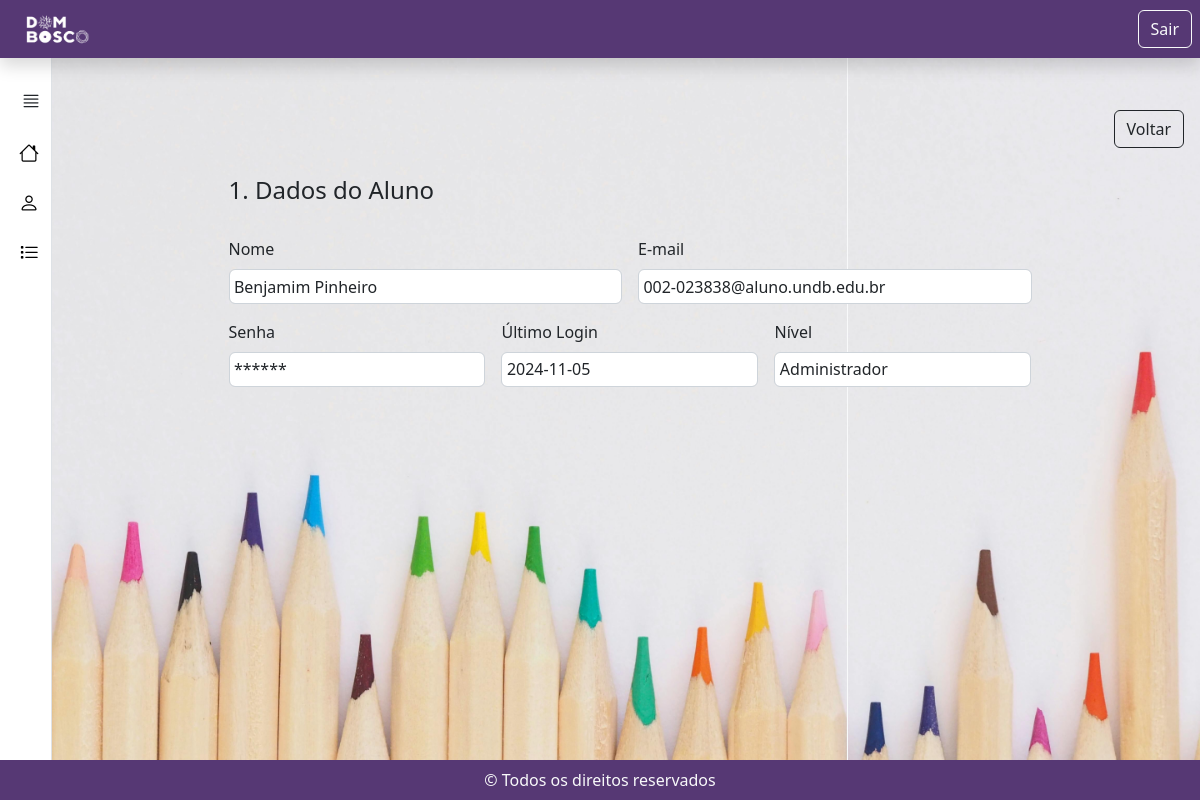
Page /usuarios/view/1 on the earlier database version.
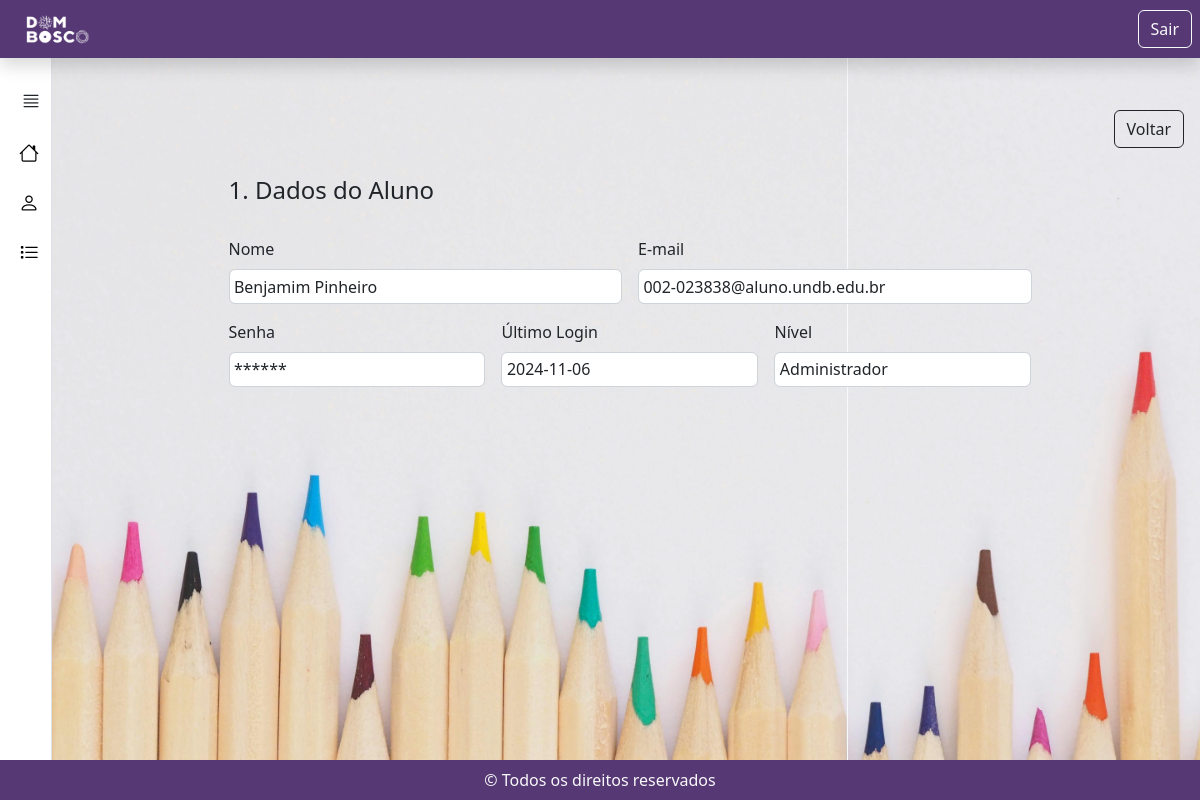
Same page on the later database version.
### tables this page shows
CREATE TABLE "tbl_undb_usuarios" (
	"id_usuario"	INTEGER NOT NULL,
	"nome_usuario"	TEXT NOT NULL,
	"email_usuario"	TEXT NOT NULL,
	"senha_usuario"	TEXT,
	"ult_data_login"	BLOB,
	"tipo_usuario"	BLOB NOT NULL,
	"assinatura"	BLOB,
	PRIMARY KEY("id_usuario" AUTOINCREMENT)
);

### app/controller/rotas.py (the view)
@app.route('/usuarios/view/<id_usuario>', methods=["GET", "POST"])
def view_usuario(id_usuario):
    usuario = utiles.to_df(functions.get_usuario(id_usuario), 'usuario')
    return render_template('usuarios/view_usuario.html', usuario=usuario)

### app/model/ModelUser.py (called while the page is built)
    def _connecting(self):
        conn = sqlite3.connect(self._nome)
        return conn

    @classmethod
    def call_get_query(self, db, query):
        temp = []
        results = []
        try:
            cursor = db._conn.cursor()
            cursor.execute(query)
            rows = cursor.fetchall()
            for row in rows:
                temp = [elem for elem in row]
                results.append(temp)
            db._conn.close()
            if results:
                return results
            else:
                return ''
        except Exception as ex:
            raise Exception(ex)

### app/model/functions.py (called while the page is built)
def get_usuario(id):
    db = ModelUser()
    proc = f"SELECT * FROM tbl_undb_usuarios WHERE id_usuario = {id}"
    data = ModelUser.call_get_query(db, proc)
    return data

### app/templates/usuarios/view_usuario.html (shortened to what this page needs)
{% extends "base.html" %}
{% block navbar %}
<button class="nav-link text-start text-dark fw-bold nav-button"
    id="v-pills-home-tab colorButton" data-bs-toggle="pill" data-bs-target="#v-pills-home"
    type="button" role="tab" onclick="redireciona('home');" aria-controls="v-pills-home" aria-selected="false" title="Home"><i
    class="bi bi-house"></i> <span class="nav-text">Home</span></button>
<button class="nav-link text-start text-dark fw-bold nav-button" id="v-pills-contas-tab colorButton"
    data-bs-toggle="pill" data-bs-target="#v-pills-meus-dados" type="button" role="tab"
    aria-controls="v-pills-meus-dados" onclick="redireciona('meusDados')" aria-selected="false" title="Meus Dados"><i class="bi bi-person"></i></button>
<button class="nav-link text-start text-dark fw-bold nav-button" id="v-pills-opt-tab colorButton"
    data-bs-toggle="pill" data-bs-target="#v-pills-opt" type="button" role="tab" onclick="redireciona('all_chamados')"
    aria-controls="v-pills-opt" aria-selected="false" title="Atendimentos"><i class="bi bi-list-task"></i>
    <span class="nav-text">Chamados</span></button>
{% endblock %}
{% block content %}
<div class="container-fluid">
    <div class="pt-4 nav justify-content-end">
        <div class="d-flex">
            <a class="btn btn-outline-dark m-2" href="{{ url_for('home') }}">Voltar</a>
        </div>
    </div>
    <main class="form-signin w-75 m-auto">
        <div class="row g-5">
            <div class="col align-self-start">
                <form class="needs-validation" novalidate>
                    <div class="row g-3">
                        <h4 class="mb-3">1. Dados do Aluno</h4>
                        <div class="col-sm-6">
                            <label for="nomeAlu" class="form-label">Nome</label>
                            <label class="form-control">{{ usuario['nome_usuario'][0] }}</label>
                        </div>
                        <div class="col-sm-6">
                            <label for="nascAlu" class="form-label">E-mail</label>
                            <label class="form-control">{{ usuario['email_usuario'][0] }}</label>
                        </div>
                        <div class="col-sm-4">
                            <label for="senha" class="form-label">Senha</label>
                            <label class="form-control">******</label>
                        </div>
                        <div class="col-sm-4">
                            <label for="turmaAlu" class="form-label">Último Login</label>
                            <label class="form-control">{{ usuario['ult_data_login'][0] }}</label>
                        </div>
                        <div class="col-sm-4">
                            <label for="nomeResp" class="form-label">Nível</label>
                            <label class="form-control">{{ usuario['tipo_usuario'][0] }}</label>
                        </div>
                        <div class="mb-6">
                            <br>
                        </div>
                    </div>
                </form>
            </div>
        </div>
    </main>
</div>
{% endblock %}

### app/templates/base.html (shortened to what this page needs)
<!DOCTYPE html>
<html lang="pt-BR">
<head>
    <link rel="stylesheet" href="https://cdn.jsdelivr.net/npm/bootstrap-icons@1.11.3/font/bootstrap-icons.min.css">
    <link href="https://cdn.jsdelivr.net/npm/bootstrap@5.2.3/dist/css/bootstrap.min.css" rel="stylesheet"
>
    <link rel="stylesheet" href="{{ url_for('static', filename='styles.css') }}">
</head>
<body onload="carregaLogo()">
    <body class="bg-light">
        <header class="navbar navbar-dark sticky-top bg-dark flex-md-nowrap p-2 shadow">
            <a class="navbar-brand col-md-3 col-lg-2 me-0 px-3" href="{{ url_for('home') }}"><img
                    style="height: auto; max-width: 40%;"
                    id="logo-here"
                    alt="Main pi logo cmyk blue 140px"></a>
            <div class="navbar-nav">
                <div class="d-flex">
                    <span class="navbar-brand p-1 fs-6">{{current_user.nome}}</span>
                    <a class="btn btn-outline-light" href="{{ url_for('logout') }}">Sair</a>
                </div>
            </div>
        </header>
        <div class="container-fluid">
            <div class="d-flex row">
                <nav id="sidebar" class="sidebar border-end collapsed"
                    style="border-right: 1px solid #333; background-color: white;">
                    <div class="position-sticky pt-3">
                        <div class="nav flex-column nav-pills ali" id="v-pills-tab" role="tablist" style="height: 850px;"
                            aria-orientation="vertical">
                            <button class="nav-link text-start text-dark fw-bold toggle-btn" onclick="toggleNavbar()"><i
                                    class="bi bi-justify"></i></button>
                            {% block navbar %}{% endblock %}
                        </div>
                    </div>
                </nav>
            <main class="col-md-12 bg-here">
                <div class="tab-content" id="v-pills-tabContent">
                    {% block content %}{% endblock %}
                </div>
            </main>
        </div>
    </div>
    {% block footer %}
    <footer class="footer">
        <div class="text-center text-light p-2" style="background-color: #563874;">
            © Todos os direitos reservados
        </div>
    </footer>
    {% endblock %}
</body>
</html>

### app/static/styles.css (style rules this page uses)
body { margin: 0; }
.d-flex { display: flex; }
footer { position: fixed; height: 2.5rem; width: 100%; bottom: 0; z-index: 1050; background-color: #212529 !important }
.row>* { flex-shrink: 1; }
.form-control { display: inline-block; padding: .275rem .275rem; }
.sidebar { width: 250px; height: 100vh; transition: width 0.3s; position: fixed; overflow: hidden; z-index: 1000; }
.sidebar .nav-link { display: flex; align-items: center; padding: 10px 15px; }
.sidebar .nav-link i { font-size: 20px; margin-right: 8px; }
.sidebar .toggle-btn { margin: 2px; }
.sidebar.collapsed { width: 60px; }
.sidebar.collapsed .nav-link i { display: block; }
main { padding: 3px; flex-grow: 1; margin-left: 250px; padding: 20px; transition: margin-left 0.3s; }
.sidebar.collapsed+main { margin-left: 60px; }
.sidebar.collapsed .nav-button { position: relative; font-size: 16px; border: none; background-color: #ffffff; color: black !important; cursor: pointer; border-radius: 4px; transition: background-color 0.3s; }
.container-fluid { --bs-gutter-x: 0.5rem; overflow: hidden; }

### app/templates/base.html (style rules this page uses)
body::before { content: ""; background-image: url("../static/resources/background.png"); background-size: cover; background-position: center; background-repeat: no-repeat; position: fixed; top: 0; left: 0; width: 100vw; height: 100vh; z-index: -1; }
#logo-here { width: auto; height: 6vh; }
.bg-dark { background-color: #563874 !important; }

Differences in the rows shown:
changed tbl_undb_usuarios "Benjamim Pinheiro": ult_data_login "2024-11-05" → "2024-11-06"
